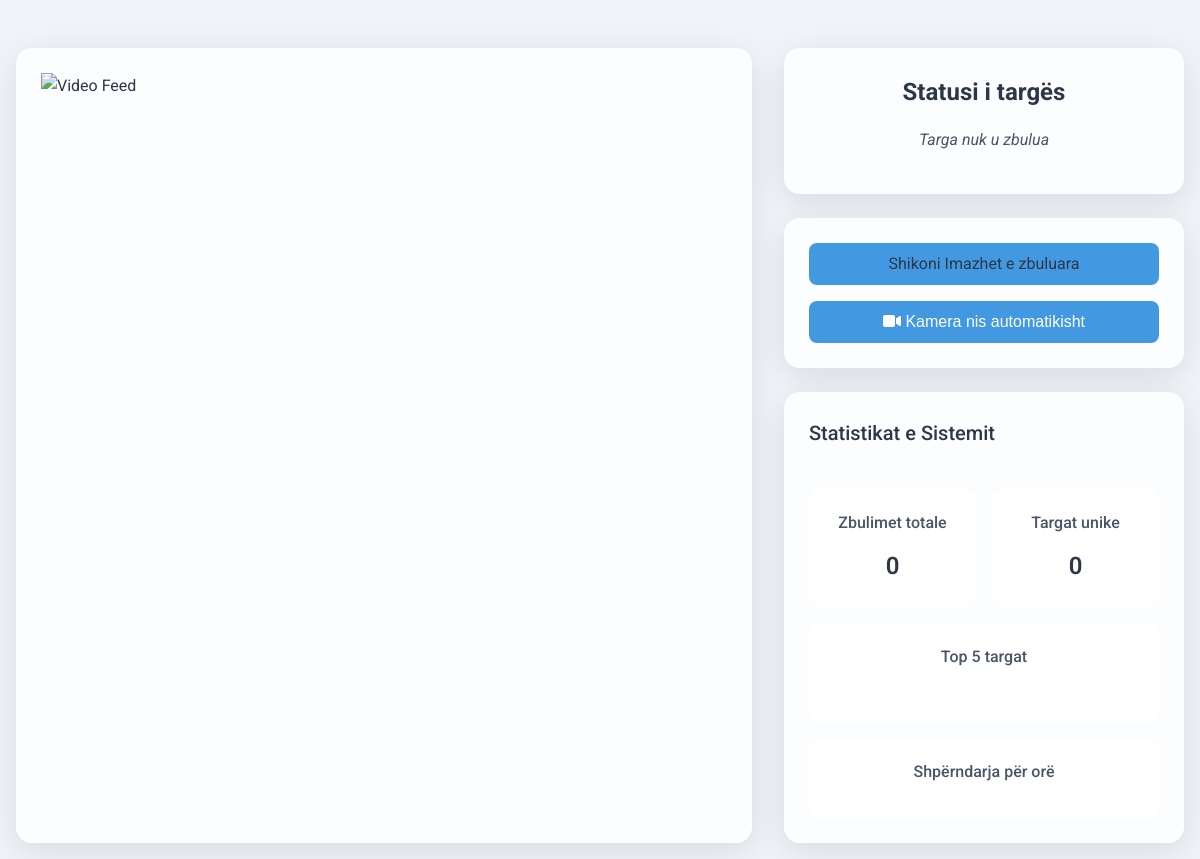
The app's page /, older data.
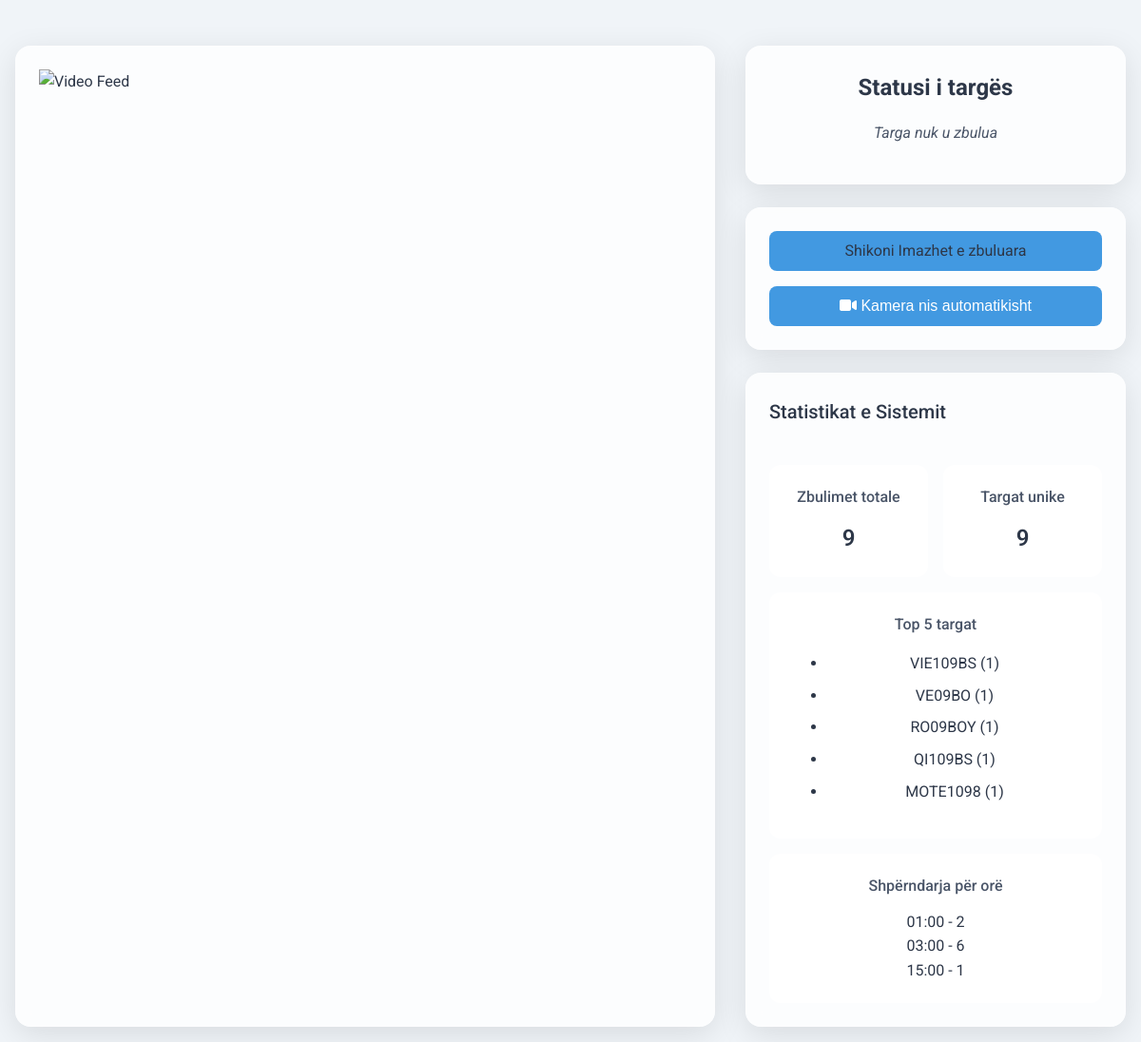
The same page, newer data.
### tables this page shows
CREATE TABLE plates (
            id INTEGER PRIMARY KEY AUTOINCREMENT,
            plate_number TEXT NOT NULL,
            country_code TEXT,
            timestamp DATETIME DEFAULT CURRENT_TIMESTAMP,
            original_image_path TEXT,
            bw_image_path TEXT,
            street TEXT,
            city TEXT,
            country TEXT,
            latitude REAL,
            longitude REAL
        );

### app.py (the view)
@app.route('/')
def index():
    stats = {
        'total_detections': 0,
        'unique_plates': 0,
        'top_plates': [],
        'hour_distribution': []
    }
    try:
        with get_db_connection() as conn:
            stats['total_detections'] = conn.execute('SELECT COUNT(*) FROM plates').fetchone()[0]
            stats['unique_plates'] = conn.execute('SELECT COUNT(DISTINCT plate_number) FROM plates').fetchone()[0]
            stats['top_plates'] = conn.execute('''
                SELECT plate_number, COUNT(*) as count
                FROM plates
                GROUP BY plate_number
                ORDER BY count DESC
                LIMIT 5
            ''').fetchall()
            stats['hour_distribution'] = conn.execute('''
                SELECT strftime('%H', timestamp) as hour, COUNT(*) as count
                FROM plates
                GROUP BY hour
                ORDER BY hour
            ''').fetchall()
    except Exception as e:
        logger.error(f"Stats error: {str(e)}")
    return render_template('index.html', stats=stats)

### app.py (called while the page is built)
@contextmanager
def get_db_connection():
    conn = sqlite3.connect('license_plates.db')
    conn.row_factory = sqlite3.Row
    try:
        yield conn
    finally:
        conn.close()

### templates/index.html (shortened to what this page needs)
<!DOCTYPE html>
<html lang="en">
<head>
    <link rel="stylesheet" href="{{ url_for('static', filename='styles.css') }}">
</head>
<body>
    <main class="container">
        <div class="main-content">
            <div class="video-container glass fade-in-up">
                <img src="{{ url_for('video_feed') }}" alt="Video Feed" id="video-feed">
            </div>
            <div class="side-panel">
                <div class="plate-info glass fade-in-up">
                    <h2>Statusi i targës</h2>
                    <div id="plate-info">
                        <p class="not-detected pulse">Targa nuk u zbulua</p>
                    </div>
                </div>
                <div class="controls glass fade-in-up">
                    <a class="primary" href="{{ url_for('images') }}">Shikoni Imazhet e zbuluara</a>
                    <button id="start-btn"><i class="fas fa-video"></i> Kamera nis automatikisht</button>
                </div>
                <div class="stats glass fade-in-up">
                    <h2>Statistikat e Sistemit</h2>
                    <div class="stats-grid">
                        <div class="stat-item">
                            <h3>Zbulimet totale</h3>
                            <p id="total-detections">
                                {% if stats %}{{ stats.total_detections }}{% else %}0{% endif %}
                            </p>
                        </div>
                        <div class="stat-item">
                            <h3>Targat unike</h3>
                            <p id="unique-plates">
                                {% if stats %}{{ stats.unique_plates }}{% else %}0{% endif %}
                            </p>
                        </div>
                        <div class="stat-item">
                            <h3>Top 5 targat</h3>
                            <ul id="top-plates">
                                {% if stats %}
                                    {% for plate in stats.top_plates %}
                                    <li>{{ plate.plate_number }} ({{ plate.count }})</li>
                                    {% endfor %}
                                {% else %}
                                    Nuk ka të dhëna
                                {% endif %}
                            </ul>
                        </div>
                        <div class="stat-item">
                            <h3>Shpërndarja për orë</h3>
                            <div id="hour-distribution">
                                {% if stats %}
                                    {% for hour in stats.hour_distribution %}
                                    {{ hour.hour }}:00 - {{ hour.count }}<br>
                                    {% endfor %}
                                {% else %}
                                    Nuk ka të dhëna
                                {% endif %}
                            </div>
                        </div>
                    </div>
                </div>
            </div>
        </div>
    </main>
</body>
</html>

Row changes from the older to the newer data that the page shows:
added plates: plate_number "VIE109BS", count "1"
added plates: plate_number "VE09BO", count "1"
added plates: plate_number "RO09BOY", count "1"
added plates: plate_number "QI109BS", count "1"
added plates: plate_number "MOTE1098", count "1"
Text that changed along with them:
{{ stats.total_detections }}: "0" → "9"
{{ stats.unique_plates }}: "0" → "9"
new list line: "01 :00 - 2"
new list line: "03 :00 - 6"
new list line: "15 :00 - 1"
